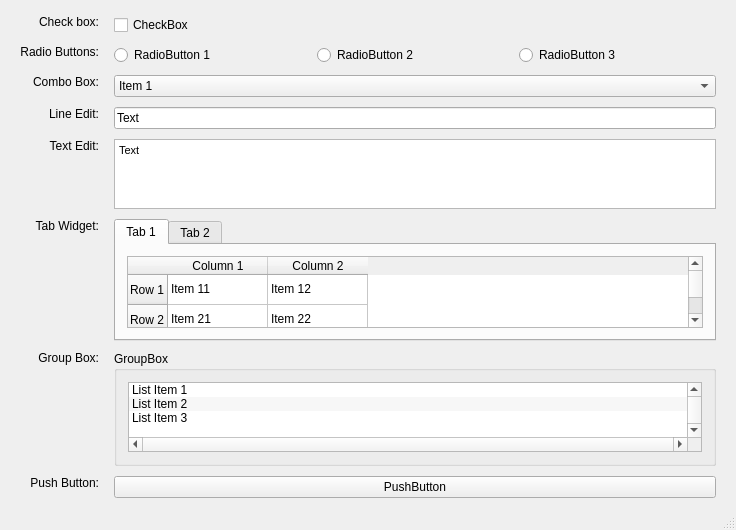
<?xml version="1.0" encoding="UTF-8"?>
<ui version="4.0">
 <class>MainWindow</class>
 <widget class="QMainWindow" name="MainWindow">
  <property name="geometry">
   <rect>
    <x>0</x>
    <y>0</y>
    <width>736</width>
    <height>528</height>
   </rect>
  </property>
  <property name="windowTitle">
   <string>MainWindow</string>
  </property>
  <widget class="QWidget" name="centralWidget">
   <layout class="QGridLayout" name="gridLayout">
    <property name="leftMargin">
     <number>20</number>
    </property>
    <property name="topMargin">
     <number>15</number>
    </property>
    <property name="rightMargin">
     <number>20</number>
    </property>
    <property name="bottomMargin">
     <number>10</number>
    </property>
    <property name="horizontalSpacing">
     <number>15</number>
    </property>
    <property name="verticalSpacing">
     <number>10</number>
    </property>
    <item row="1" column="1">
     <widget class="QWidget" name="radioButtons" native="true">
      <layout class="QHBoxLayout" name="horizontalLayout_2">
       <property name="leftMargin">
        <number>0</number>
       </property>
       <property name="topMargin">
        <number>0</number>
       </property>
       <property name="rightMargin">
        <number>0</number>
       </property>
       <property name="bottomMargin">
        <number>0</number>
       </property>
       <item>
        <widget class="QRadioButton" name="radioButton">
         <property name="text">
          <string>RadioButton 1</string>
         </property>
        </widget>
       </item>
       <item>
        <widget class="QRadioButton" name="radioButton_2">
         <property name="text">
          <string>RadioButton 2</string>
         </property>
        </widget>
       </item>
       <item>
        <widget class="QRadioButton" name="radioButton_3">
         <property name="text">
          <string>RadioButton 3</string>
         </property>
        </widget>
       </item>
      </layout>
     </widget>
    </item>
    <item row="6" column="1">
     <widget class="QGroupBox" name="groupBox">
      <property name="title">
       <string>GroupBox</string>
      </property>
      <layout class="QHBoxLayout" name="horizontalLayout">
       <item>
        <widget class="QListWidget" name="listWidget">
         <property name="verticalScrollBarPolicy">
          <enum>Qt::ScrollBarAlwaysOn</enum>
         </property>
         <property name="horizontalScrollBarPolicy">
          <enum>Qt::ScrollBarAlwaysOn</enum>
         </property>
         <property name="alternatingRowColors">
          <bool>true</bool>
         </property>
         <item>
          <property name="text">
           <string>List Item 1</string>
          </property>
          <property name="flags">
           <set>ItemIsSelectable|ItemIsEditable|ItemIsDragEnabled|ItemIsUserCheckable|ItemIsEnabled</set>
          </property>
         </item>
         <item>
          <property name="text">
           <string>List Item 2</string>
          </property>
          <property name="flags">
           <set>ItemIsSelectable|ItemIsEditable|ItemIsDragEnabled|ItemIsUserCheckable|ItemIsEnabled</set>
          </property>
         </item>
         <item>
          <property name="text">
           <string>List Item 3</string>
          </property>
          <property name="flags">
           <set>ItemIsSelectable|ItemIsEditable|ItemIsDragEnabled|ItemIsUserCheckable|ItemIsEnabled</set>
          </property>
         </item>
        </widget>
       </item>
      </layout>
     </widget>
    </item>
    <item row="0" column="0">
     <widget class="QLabel" name="label_6">
      <property name="text">
       <string>Check box:</string>
      </property>
      <property name="alignment">
       <set>Qt::AlignRight|Qt::AlignTop|Qt::AlignTrailing</set>
      </property>
     </widget>
    </item>
    <item row="1" column="0">
     <widget class="QLabel" name="label_5">
      <property name="text">
       <string>Radio Buttons:</string>
      </property>
      <property name="alignment">
       <set>Qt::AlignRight|Qt::AlignTop|Qt::AlignTrailing</set>
      </property>
     </widget>
    </item>
    <item row="0" column="1">
     <widget class="QCheckBox" name="checkBox">
      <property name="text">
       <string>CheckBox</string>
      </property>
     </widget>
    </item>
    <item row="7" column="1">
     <widget class="QPushButton" name="pushButton">
      <property name="text">
       <string>PushButton</string>
      </property>
     </widget>
    </item>
    <item row="6" column="0">
     <widget class="QLabel" name="label_7">
      <property name="text">
       <string>Group Box:</string>
      </property>
      <property name="alignment">
       <set>Qt::AlignRight|Qt::AlignTop|Qt::AlignTrailing</set>
      </property>
     </widget>
    </item>
    <item row="7" column="0">
     <widget class="QLabel" name="label_8">
      <property name="text">
       <string>Push Button:</string>
      </property>
      <property name="alignment">
       <set>Qt::AlignRight|Qt::AlignTop|Qt::AlignTrailing</set>
      </property>
     </widget>
    </item>
    <item row="2" column="1">
     <widget class="QComboBox" name="comboBox">
      <item>
       <property name="text">
        <string>Item 1</string>
       </property>
      </item>
      <item>
       <property name="text">
        <string>Item 2</string>
       </property>
      </item>
      <item>
       <property name="text">
        <string>Item 3</string>
       </property>
      </item>
     </widget>
    </item>
    <item row="3" column="1">
     <widget class="QLineEdit" name="lineEdit">
      <property name="text">
       <string>Text</string>
      </property>
     </widget>
    </item>
    <item row="3" column="0">
     <widget class="QLabel" name="label_2">
      <property name="layoutDirection">
       <enum>Qt::LeftToRight</enum>
      </property>
      <property name="text">
       <string>Line Edit:</string>
      </property>
      <property name="alignment">
       <set>Qt::AlignRight|Qt::AlignTop|Qt::AlignTrailing</set>
      </property>
     </widget>
    </item>
    <item row="4" column="0">
     <widget class="QLabel" name="label_3">
      <property name="text">
       <string>Text Edit:</string>
      </property>
      <property name="alignment">
       <set>Qt::AlignRight|Qt::AlignTop|Qt::AlignTrailing</set>
      </property>
     </widget>
    </item>
    <item row="2" column="0">
     <widget class="QLabel" name="label">
      <property name="text">
       <string>Combo Box:</string>
      </property>
      <property name="alignment">
       <set>Qt::AlignRight|Qt::AlignTop|Qt::AlignTrailing</set>
      </property>
     </widget>
    </item>
    <item row="5" column="1">
     <widget class="QTabWidget" name="tabWidget">
      <property name="currentIndex">
       <number>0</number>
      </property>
      <widget class="QWidget" name="tab">
       <attribute name="title">
        <string>Tab 1</string>
       </attribute>
       <layout class="QGridLayout" name="gridLayout_2">
        <item row="0" column="0">
         <widget class="QTableWidget" name="tableWidget">
          <property name="tabKeyNavigation">
           <bool>false</bool>
          </property>
          <row>
           <property name="text">
            <string>Row 1</string>
           </property>
          </row>
          <row>
           <property name="text">
            <string>Row 2</string>
           </property>
          </row>
          <column>
           <property name="text">
            <string>Column 1</string>
           </property>
          </column>
          <column>
           <property name="text">
            <string>Column 2</string>
           </property>
          </column>
          <item row="0" column="0">
           <property name="text">
            <string>Item 11</string>
           </property>
          </item>
          <item row="0" column="1">
           <property name="text">
            <string>Item 12</string>
           </property>
          </item>
          <item row="1" column="0">
           <property name="text">
            <string>Item 21</string>
           </property>
          </item>
          <item row="1" column="1">
           <property name="text">
            <string>Item 22</string>
           </property>
          </item>
         </widget>
        </item>
       </layout>
      </widget>
      <widget class="QWidget" name="tab_2">
       <attribute name="title">
        <string>Tab 2</string>
       </attribute>
       <layout class="QGridLayout" name="gridLayout_3">
        <item row="0" column="0">
         <widget class="QTreeWidget" name="treeWidget">
          <property name="alternatingRowColors">
           <bool>true</bool>
          </property>
          <column>
           <property name="text">
            <string>1</string>
           </property>
          </column>
          <column>
           <property name="text">
            <string>2</string>
           </property>
          </column>
          <item>
           <property name="text">
            <string>Item 1</string>
           </property>
           <item>
            <property name="text">
             <string>Child 1</string>
            </property>
            <property name="flags">
             <set>ItemIsSelectable|ItemIsEditable|ItemIsDragEnabled|ItemIsUserCheckable|ItemIsEnabled</set>
            </property>
           </item>
           <item>
            <property name="text">
             <string>Child 2</string>
            </property>
            <property name="flags">
             <set>ItemIsSelectable|ItemIsEditable|ItemIsDragEnabled|ItemIsUserCheckable|ItemIsEnabled</set>
            </property>
            <item>
             <property name="text">
              <string>Child Child 2</string>
             </property>
             <property name="flags">
              <set>ItemIsSelectable|ItemIsEditable|ItemIsDragEnabled|ItemIsUserCheckable|ItemIsEnabled</set>
             </property>
            </item>
           </item>
          </item>
          <item>
           <property name="text">
            <string>Item 2</string>
           </property>
           <property name="flags">
            <set>ItemIsSelectable|ItemIsEditable|ItemIsDragEnabled|ItemIsUserCheckable|ItemIsEnabled</set>
           </property>
          </item>
          <item>
           <property name="text">
            <string>Item 3</string>
           </property>
           <property name="flags">
            <set>ItemIsSelectable|ItemIsEditable|ItemIsDragEnabled|ItemIsUserCheckable|ItemIsEnabled</set>
           </property>
          </item>
          <item>
           <property name="text">
            <string>Item 4</string>
           </property>
           <property name="flags">
            <set>ItemIsSelectable|ItemIsEditable|ItemIsDragEnabled|ItemIsUserCheckable|ItemIsEnabled</set>
           </property>
          </item>
          <item>
           <property name="text">
            <string>Item 5</string>
           </property>
           <property name="flags">
            <set>ItemIsSelectable|ItemIsEditable|ItemIsDragEnabled|ItemIsUserCheckable|ItemIsEnabled</set>
           </property>
          </item>
         </widget>
        </item>
       </layout>
      </widget>
     </widget>
    </item>
    <item row="4" column="1">
     <widget class="QTextEdit" name="textEdit">
      <property name="tabChangesFocus">
       <bool>true</bool>
      </property>
      <property name="html">
       <string>&lt;!DOCTYPE HTML PUBLIC &quot;-//W3C//DTD HTML 4.0//EN&quot; &quot;http://www.w3.org/TR/REC-html40/strict.dtd&quot;&gt;
&lt;html&gt;&lt;head&gt;&lt;meta name=&quot;qrichtext&quot; content=&quot;1&quot; /&gt;&lt;style type=&quot;text/css&quot;&gt;
p, li { white-space: pre-wrap; }
&lt;/style&gt;&lt;/head&gt;&lt;body style=&quot; font-family:'MS Shell Dlg 2'; font-size:8.25pt; font-weight:400; font-style:normal;&quot;&gt;
&lt;p style=&quot; margin-top:0px; margin-bottom:0px; margin-left:0px; margin-right:0px; -qt-block-indent:0; text-indent:0px;&quot;&gt;Text&lt;/p&gt;&lt;/body&gt;&lt;/html&gt;</string>
      </property>
     </widget>
    </item>
    <item row="5" column="0">
     <widget class="QLabel" name="label_4">
      <property name="text">
       <string>Tab Widget:</string>
      </property>
      <property name="alignment">
       <set>Qt::AlignRight|Qt::AlignTop|Qt::AlignTrailing</set>
      </property>
     </widget>
    </item>
   </layout>
  </widget>
  <widget class="QMenuBar" name="menuBar">
   <property name="geometry">
    <rect>
     <x>0</x>
     <y>0</y>
     <width>736</width>
     <height>21</height>
    </rect>
   </property>
  </widget>
  <widget class="QStatusBar" name="statusBar"/>
 </widget>
 <layoutdefault spacing="6" margin="11"/>
 <tabstops>
  <tabstop>checkBox</tabstop>
  <tabstop>radioButton</tabstop>
  <tabstop>radioButton_2</tabstop>
  <tabstop>radioButton_3</tabstop>
  <tabstop>comboBox</tabstop>
  <tabstop>lineEdit</tabstop>
  <tabstop>textEdit</tabstop>
  <tabstop>tabWidget</tabstop>
  <tabstop>tableWidget</tabstop>
  <tabstop>treeWidget</tabstop>
  <tabstop>listWidget</tabstop>
  <tabstop>pushButton</tabstop>
 </tabstops>
 <resources/>
 <connections/>
</ui>
